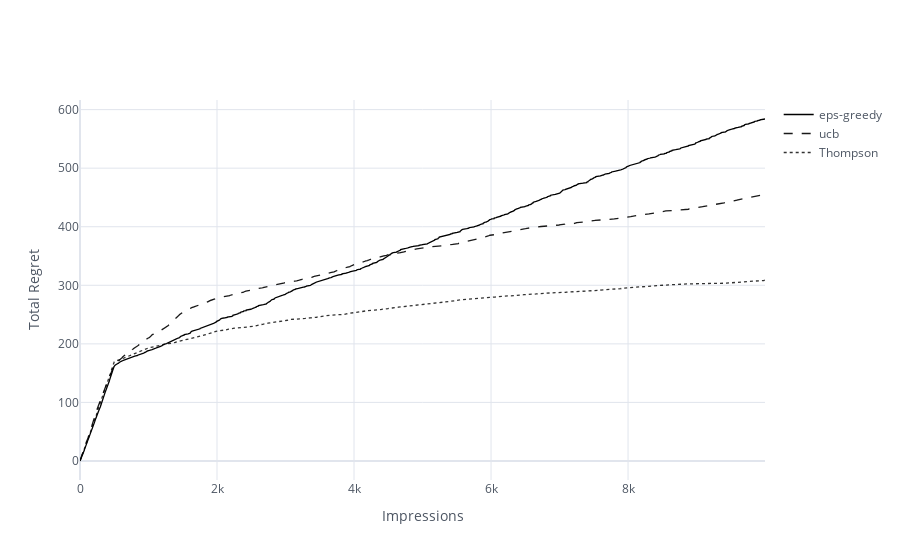

The notebook cell saved with this chart:
### Code cell
df_regret_comparisons = pd.DataFrame({s: exploration_data[s]['results'].total_regret
                                      for s in exploration_strategies})
df_regret_comparisons.iplot(dash=['solid', 'dash','dot'],
                            xTitle='Impressions',
                            yTitle='Total Regret',
                            color='black')

### Figure 1 — Plotly figure (JSON) as saved in the notebook; plotly's stock layout.template omitted (floating-point values rounded to 4 significant figures; data arrays with more than 128 entries replaced by an {"elided": "..."} marker saying what was removed)
{"data": [{"line": {"color": "rgba(0, 0, 0, 1.0)", "dash": "solid", "shape": "linear", "width": 1.3}, "mode": "lines", "name": "eps-greedy", "text": "", "x": {"elided": "10000 int values"}, "y": {"elided": "10000 float values"}, "type": "scatter"}, {"line": {"color": "rgba(0, 0, 0, 0.8999999999999999)", "dash": "dash", "shape": "linear", "width": 1.3}, "mode": "lines", "name": "ucb", "text": "", "x": {"elided": "10000 int values"}, "y": {"elided": "10000 float values"}, "type": "scatter"}, {"line": {"color": "rgba(0, 0, 0, 0.7999999999999998)", "dash": "dot", "shape": "linear", "width": 1.3}, "mode": "lines", "name": "Thompson", "text": "", "x": {"elided": "10000 int values"}, "y": {"elided": "10000 float values"}, "type": "scatter"}], "layout": {"legend": {"bgcolor": "#FFFFFF", "font": {"color": "#4D5663"}}, "paper_bgcolor": "#FFFFFF", "plot_bgcolor": "#FFFFFF", "title": {"font": {"color": "#4D5663"}}, "xaxis": {"gridcolor": "#E1E5ED", "showgrid": true, "tickfont": {"color": "#4D5663"}, "title": {"font": {"color": "#4D5663"}, "text": "Impressions"}, "zerolinecolor": "#E1E5ED"}, "yaxis": {"gridcolor": "#E1E5ED", "showgrid": true, "tickfont": {"color": "#4D5663"}, "title": {"font": {"color": "#4D5663"}, "text": "Total Regret"}, "zerolinecolor": "#E1E5ED"}}}
